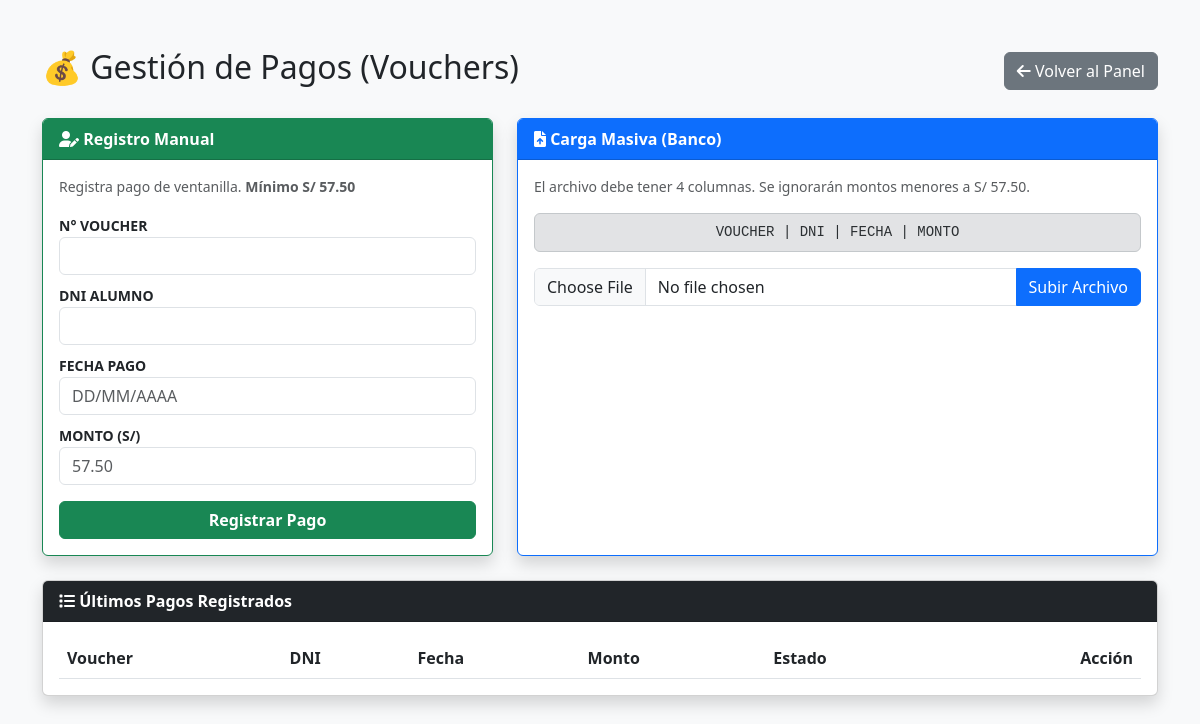
Before: /admin/pagos (signed in) with the older database file.
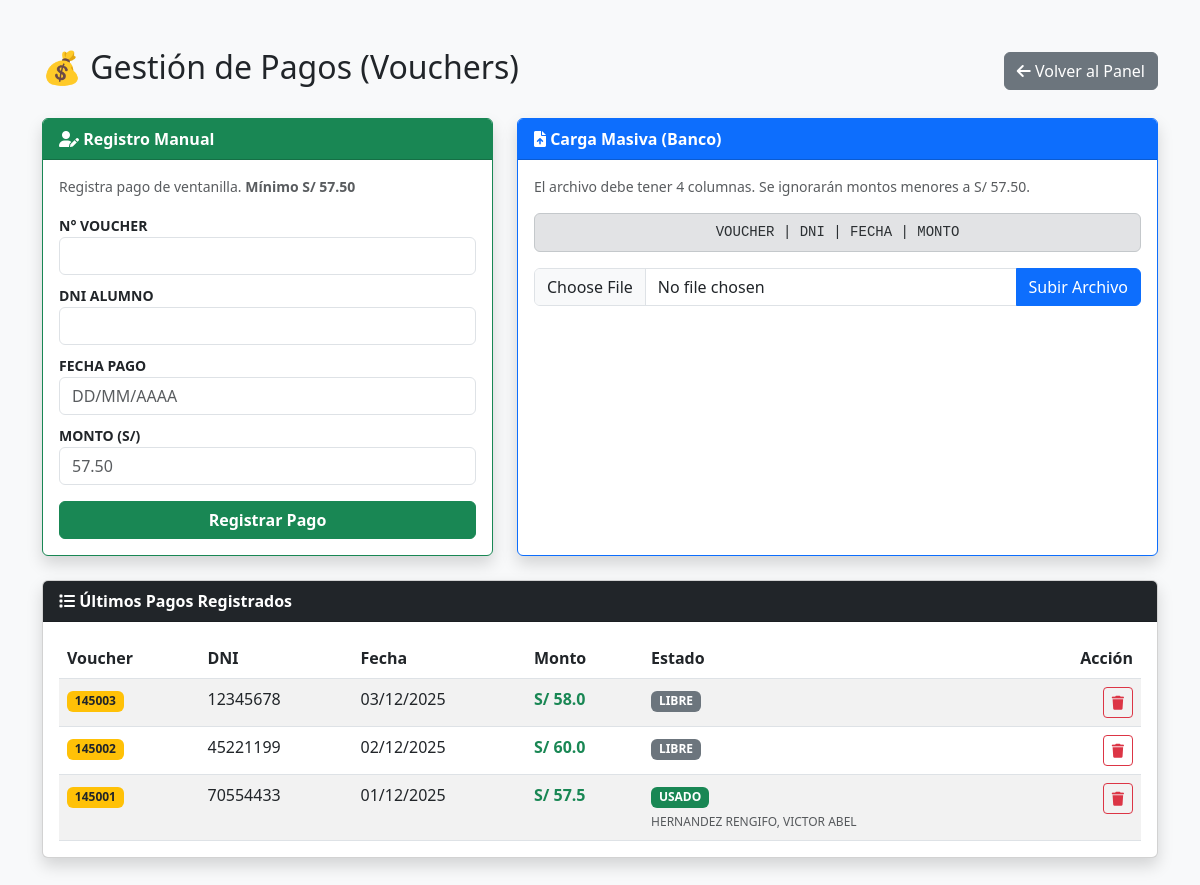
After: the same page with the newer database file.
### app.py (models this page shows)
class Alumno(db.Model):
    __tablename__ = 'alumnos'
    id = db.Column(db.Integer, primary_key=True)
    voucher = db.Column(db.String(50), index=True)
    dni = db.Column(db.String(20), index=True)
    fecha_pago = db.Column(db.String(20))
    monto = db.Column(db.Float)
    nombre = db.Column(db.String(150))
    facultad = db.Column(db.String(150))
    escuela = db.Column(db.String(150))
    grado = db.Column(db.String(50))
    fecha_registro = db.Column(db.DateTime, default=datetime.now)
    numero_anual = db.Column(db.Integer)
    anio_registro = db.Column(db.Integer)

### app.py (the view, shortened to what this page needs)
@app.route('/admin/pagos', methods=['GET', 'POST'])
def admin_pagos():
    if not session.get('admin_logged_in'): return redirect(url_for('login_admin'))
    if not session.get('p_pagos'):
        flash("⛔ No tienes permiso para acceder a PAGOS.")
        return redirect(url_for('admin'))
    pagos = Alumno.query.order_by(Alumno.id.desc()).limit(100).all()
    return render_template('admin_pagos.html', pagos=pagos)

### templates/admin_pagos.html (shortened to what this page needs)
<!DOCTYPE html>
<html lang="es">
<head>
    <link href="https://cdn.jsdelivr.net/npm/bootstrap@5.3.0/dist/css/bootstrap.min.css" rel="stylesheet">
    <link rel="stylesheet" href="https://cdnjs.cloudflare.com/ajax/libs/font-awesome/6.0.0/css/all.min.css">
    <link rel="stylesheet" href="https://cdn.datatables.net/1.13.4/css/dataTables.bootstrap5.min.css">
</head>
<body class="bg-light">
<div class="container py-5">
    <div class="d-flex justify-content-between align-items-center mb-4">
        <h2>💰 Gestión de Pagos (Vouchers)</h2>
        <a href="/admin" class="btn btn-secondary">
            <i class="fas fa-arrow-left"></i> Volver al Panel
        </a>
    </div>
    <div class="row">
        <div class="col-md-5 mb-4">
            <div class="card shadow border-success h-100">
                <div class="card-header bg-success text-white fw-bold">
                    <i class="fas fa-user-edit"></i> Registro Manual
                </div>
                <div class="card-body">
                    <p class="text-muted small">Registra pago de ventanilla. <strong>Mínimo S/ 57.50</strong></p>
                    <form method="POST">
                        <div class="mb-2">
                            <label class="fw-bold small">N° VOUCHER</label>
                            <input type="text" name="voucher_manual" class="form-control" required>
                        </div>
                        <div class="mb-2">
                            <label class="fw-bold small">DNI ALUMNO</label>
                            <input type="text" name="dni_manual" class="form-control" required>
                        </div>
                        <div class="mb-2">
                            <label class="fw-bold small">FECHA PAGO</label>
                            <input type="text" name="fecha_manual" class="form-control" required placeholder="DD/MM/AAAA">
                        </div>
                        <div class="mb-3">
                            <label class="fw-bold small">MONTO (S/)</label>
                            <input type="number" step="0.01" name="monto_manual" class="form-control" required placeholder="57.50">
                        </div>
                        <button class="btn btn-success w-100 fw-bold">Registrar Pago</button>
                    </form>
                </div>
            </div>
        </div>
        <div class="col-md-7 mb-4">
            <div class="card shadow border-primary h-100">
                <div class="card-header bg-primary text-white fw-bold">
                    <i class="fas fa-file-upload"></i> Carga Masiva (Banco)
                </div>
                <div class="card-body">
                    <p class="text-muted small">El archivo debe tener 4 columnas. Se ignorarán montos menores a S/ 57.50.</p>
                    <div class="alert alert-secondary py-2 text-center small font-monospace">
                        VOUCHER | DNI | FECHA | MONTO
                    </div>
                    <form method="POST" enctype="multipart/form-data">
                        <div class="input-group mb-3">
                            <input type="file" name="archivo" class="form-control" required accept=".txt,.csv,.xlsx">
                            <button class="btn btn-primary">Subir Archivo</button>
                        </div>
                    </form>
                </div>
            </div>
        </div>
    </div>
    <div class="card shadow">
        <div class="card-header bg-dark text-white fw-bold">
            <i class="fas fa-list"></i> Últimos Pagos Registrados
        </div>
        <div class="card-body">
            <div class="table-responsive">
                <table id="tablaPagos" class="table table-striped table-hover mb-0" style="width:100%">
                    <thead>
                        <tr>
                            <th>Voucher</th>
                            <th>DNI</th>
                            <th>Fecha</th>
                            <th>Monto</th>
                            <th>Estado</th>
                            <th class="text-end">Acción</th>
                        </tr>
                    </thead>
                    <tbody>
                        {% for p in pagos %}
                        <tr>
                            <td><span class="badge bg-warning text-dark">{{ p.voucher }}</span></td>
                            <td>{{ p.dni }}</td>
                            <td>{{ p.fecha_pago }}</td>
                            <td class="fw-bold text-success">
                                {% if p.monto %}S/ {{ p.monto }}{% else %}-{% endif %}
                            </td>
                            <td>
                                {% if p.nombre %}
                                    <span class="badge bg-success">USADO</span>
                                    <br><small class="text-muted" style="font-size: 0.75rem;">{{ p.nombre }}</small>
                                {% else %}
                                    <span class="badge bg-secondary">LIBRE</span>
                                {% endif %}
                            </td>
                            <td class="text-end">
                                <a href="{{ url_for('admin_eliminar_pago', id=p.id) }}"
                                   class="btn btn-outline-danger btn-sm"
                                   onclick="return confirm('¿Eliminar voucher {{ p.voucher }}?')">
                                    <i class="fas fa-trash"></i>
                                </a>
                            </td>
                        </tr>
                        {% endfor %}
                    </tbody>
                </table>
            </div>
        </div>
    </div>
</div>
</body>
</html>

Changed rows visible on the page:
added Alumno: voucher "145003", dni "12345678", fecha_pago "03/12/2025", monto "58.0", shows "LIBRE"
added Alumno: voucher "145002", dni "45221199", fecha_pago "02/12/2025", monto "60.0", shows "LIBRE"
added Alumno: voucher "145001", dni "70554433", fecha_pago "01/12/2025", monto "57.5", nombre "HERNANDEZ RENGIFO, VICTOR ABEL"
